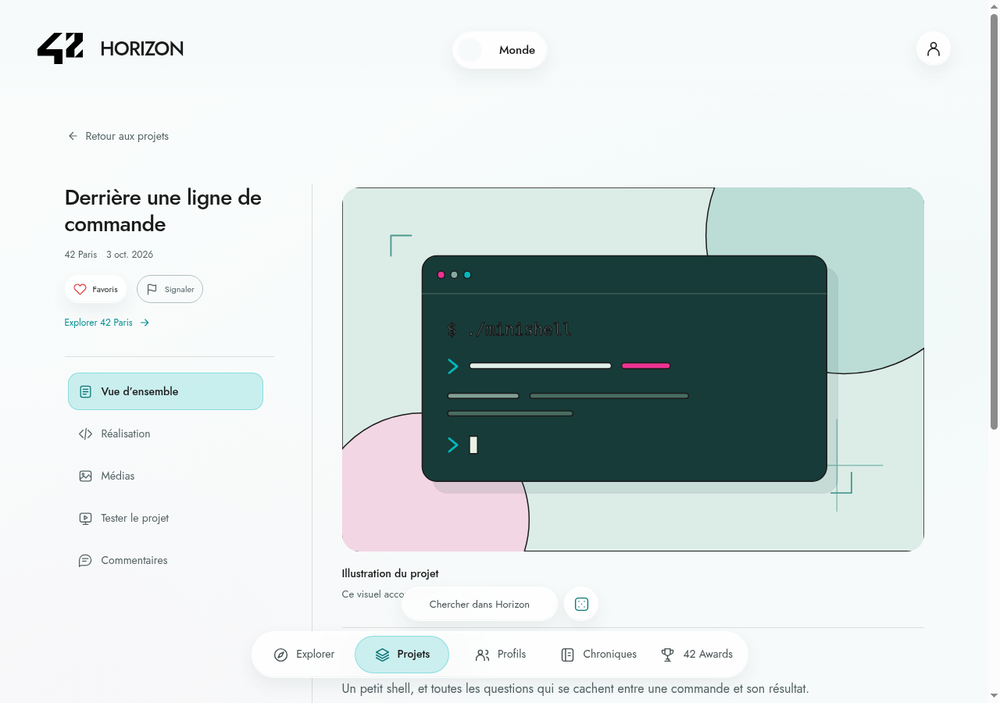
#> input picture site/checks/20261013-action-palette/initial-wrong-test-route-content-copy-failure.png, 1000 x 703 px, shrunk from 1280 x 900 before the run
$ python hotspots.py ../../../../../../site/checks/20261013-action-palette/initial-wrong-test-route-content-copy-failure.png 5
#> lines starting #> are read from the running program, lines starting #| are printed output that depends on the picture
"""Hotspots of a board: blocks of 16 px where site and Figma differ most (v5 check, read-only pass)."""
import sys, json
from PIL import Image, ImageChops, ImageFilter
p = sys.argv[1]; n = int(sys.argv[2]) if len(sys.argv) > 2 else 25
im = Image.open(p).convert('RGB')
#> im is the input picture: PIL image 1000x703 RGB; mean R, G, B 209.6, 218.7, 218
W = (im.width - 20) // 2; H = im.height - 30
#> after `W = (im.width - 20) // 2`: W = 490
#> after `H = im.height - 30`: H = 673
a = im.crop((0, 30, W, 30 + H)); b = im.crop((W + 20, 30, W + 20 + W, 30 + H))
#> after `a = im.crop((0, 30, W, 30 + H))`:
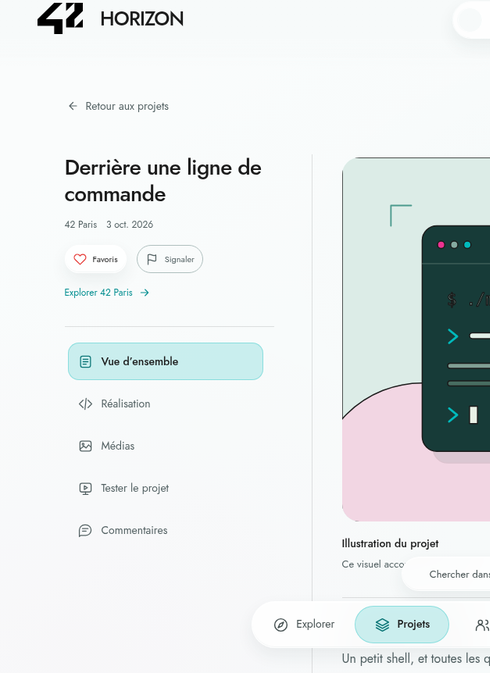
#> a: PIL image 490x673 RGB; mean R, G, B 230.4, 234.7, 235.1
#> after `b = im.crop((W + 20, 30, W + 20 + W, 30 + H))`:
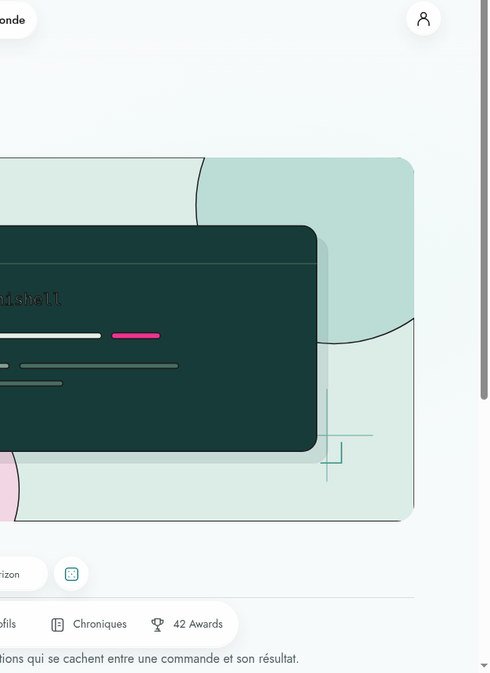
#> b: PIL image 490x673 RGB; mean R, G, B 187.1, 201.5, 199.7
d = ImageChops.difference(a, b).convert('L')
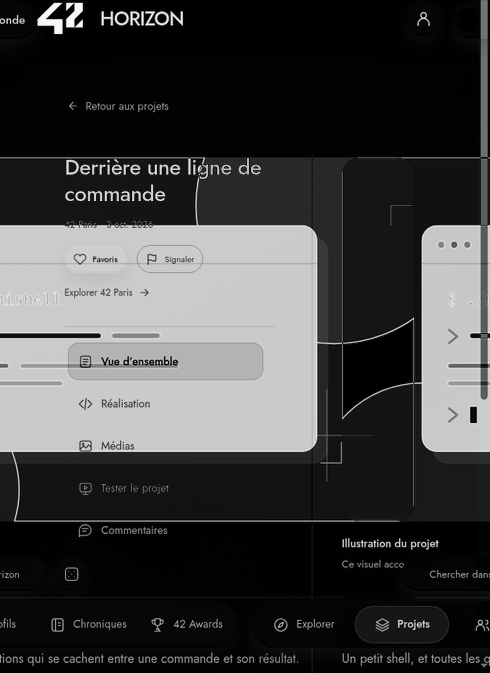
#> d: PIL image 490x673 L; min 0, max 249, mean 63.6
B = 16
cells = []
for y in range(0, H - B + 1, B):
    for x in range(0, W - B + 1, B):
        h = d.crop((x, y, x + B, y + B)).histogram()
        s = sum(i * c for i, c in enumerate(h)) / (B * B)
        big = sum(h[41:])
        cells.append((s, big, x, y))
#> after the loop, cells = 1260 items, first 6: (4.82, 0, 0, 0), (5.38, 2, 16, 0), (25.79, 28, 32, 0), (81.84, 97, 48, 0), (115.1, 140, 64, 0), (26.84, 32, 80, 0)
cells.sort(reverse=True)
for s, big, x, y in cells[:n]:
    print(f'x={x:5d} y={y:5d} mean={s:6.1f} px>40={big}')
#> this loop made 5 passes
#> (s, x, y) on passes 1 to 5: (205.4, 32, 288), (205.2, 96, 240), (204.9, 0, 288), (204.6, 48, 288), (204.3, 0, 304)
#| x=   32 y=  288 mean= 205.4 px>40=256
#| x=   96 y=  240 mean= 205.2 px>40=256
#| x=    0 y=  288 mean= 204.9 px>40=256
#| x=   48 y=  288 mean= 204.6 px>40=256
#| x=    0 y=  304 mean= 204.3 px>40=256

$ run again, on site/checks/20261013-action-palette/account-ar-light.png
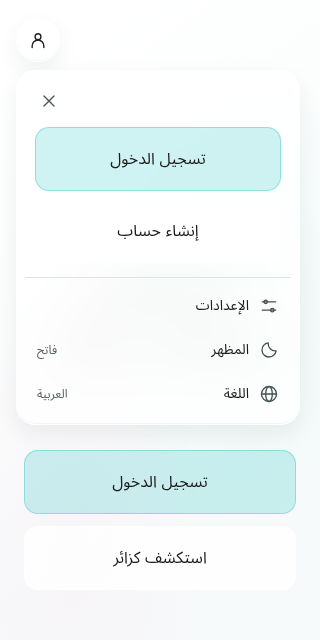
#> input picture site/checks/20261013-action-palette/account-ar-light.png, 320 x 640 px
#> im is the input picture: PIL image 320x640 RGB; mean R, G, B 241.4, 248.1, 248.3
#> `b = im.crop((W + 20, 30, W + 20 + W, 30 + H))`:
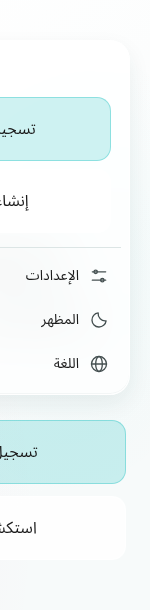
#> b: PIL image 150x610 RGB; mean R, G, B 239.9, 247.7, 247.8
#> `d = ImageChops.difference(a, b).convert('L')`:
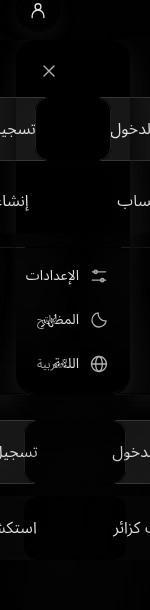
#> d: PIL image 150x610 L; min 0, max 229, mean 7.3
#> after the loop `for y in range(0, H - B + 1, B):`: cells = 342 items, first 6: (1.42, 0, 0, 0), (1.42, 2, 16, 0), (44.3, 63, 32, 0), (1.43, 0, 48, 0), (0.926, 0, 64, 0), (0.969, 0, 80, 0)
#> the loop `for s, big, x, y in cells[:n]:` made 5 passes
#> (s, big, x, y) on passes 1 to 5: (60.6, 80, 0, 448), (59.3, 76, 112, 128), (51.09, 66, 0, 128), (49.41, 56, 128, 448), (49.07, 50, 16, 128)
#> (printed output is left out)

$ run again, on site/checks/20261013-action-palette/account-fr-light.png
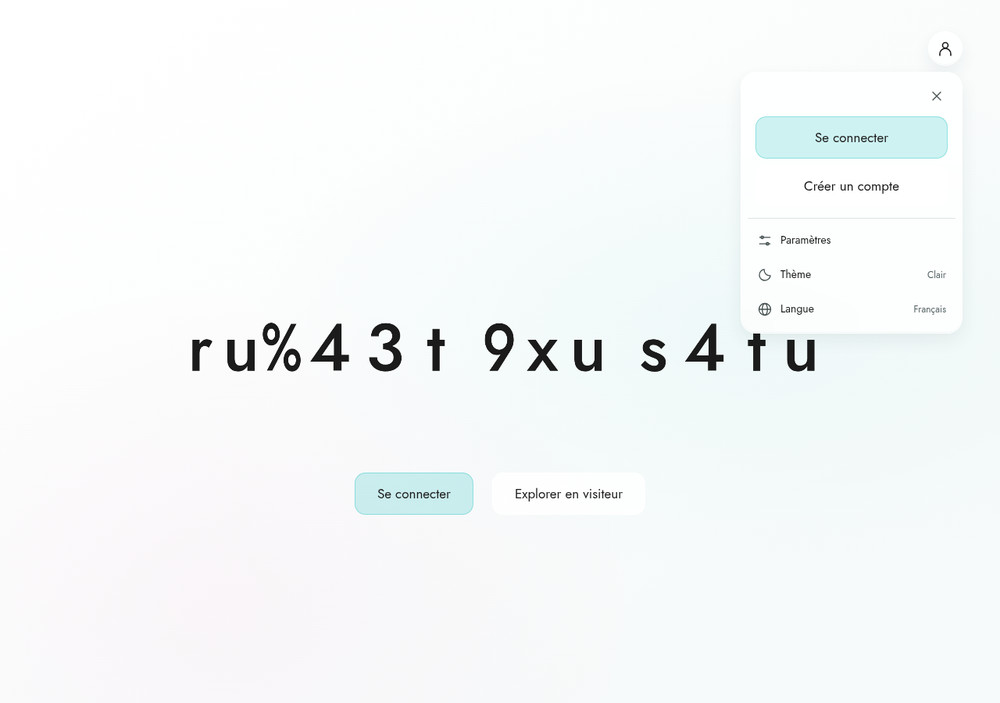
#> input picture site/checks/20261013-action-palette/account-fr-light.png, 1000 x 703 px, shrunk from 1280 x 900 before the run
#> im is the input picture: PIL image 1000x703 RGB; mean R, G, B 245.6, 248.1, 248.5
#> `b = im.crop((W + 20, 30, W + 20 + W, 30 + H))`:
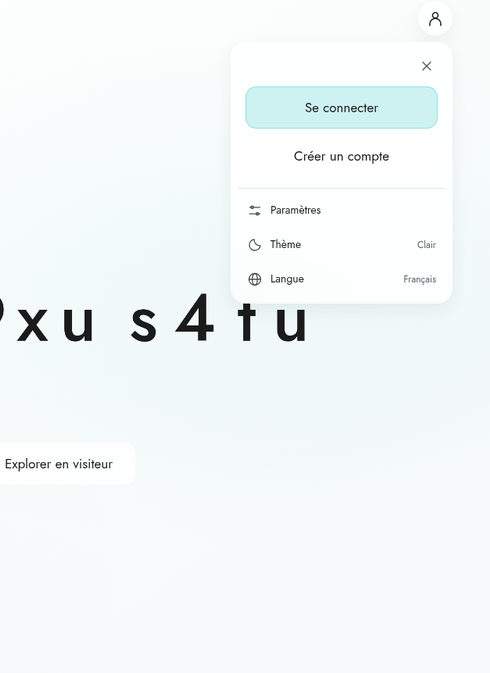
#> b: PIL image 490x673 RGB; mean R, G, B 243, 247.6, 247.7
#> `d = ImageChops.difference(a, b).convert('L')`:
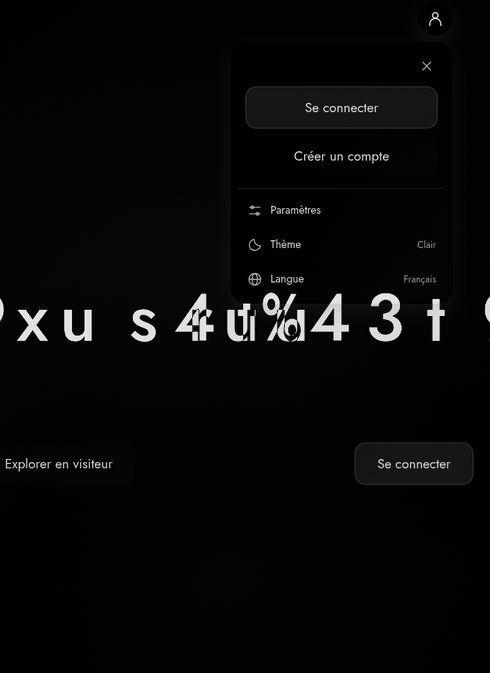
#> d: PIL image 490x673 L; min 0, max 253, mean 8.3
#> after the loop `for y in range(0, H - B + 1, B):`: cells = 1260 items, first 6: (1.52, 0, 0, 0), (1.51, 0, 16, 0), (1.58, 0, 32, 0), (1.58, 0, 48, 0), (1.65, 0, 64, 0), (1.77, 0, 80, 0)
#> the loop `for s, big, x, y in cells[:n]:` made 5 passes
#> (s, big, x, y) on passes 1 to 5: (157.5, 210, 192, 320), (145.6, 194, 192, 304), (143.5, 194, 272, 320), (132.2, 165, 384, 304), (128.4, 158, 432, 304)
#> (printed output is left out)
